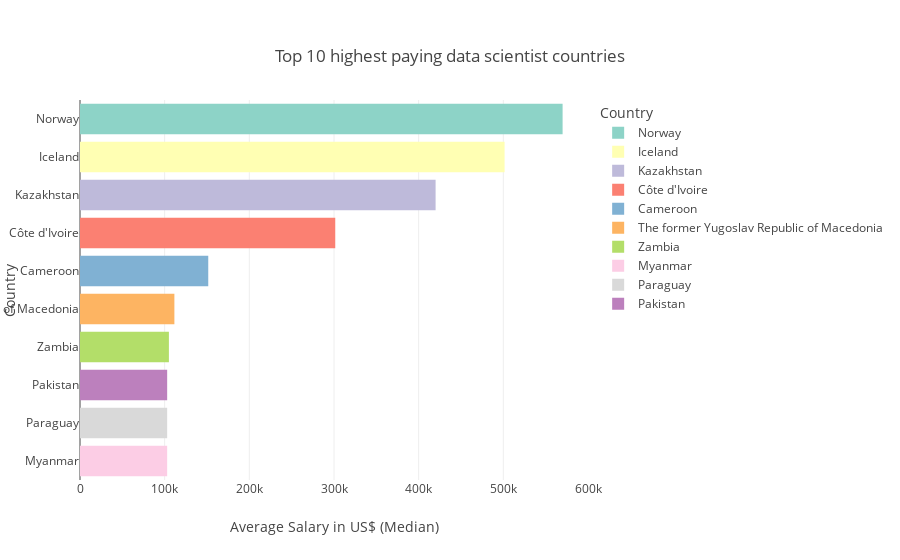

Notebook source saved alongside this figure:
### Code cell
fig = highest_paying_countries(df2021, salary_cap=1000000, top_n=10, name='Median')
fig.show()

### Figure 1 — Plotly figure (JSON) as saved in the notebook; plotly's stock layout.template omitted (floating-point values rounded to 4 significant figures)
{"data": [{"alignmentgroup": "True", "hovertemplate": "Country=%{y}<br>Average Salary in US$ (Median)=%{x}<extra></extra>", "legendgroup": "Norway", "marker": {"color": "rgb(141,211,199)", "pattern": {"shape": ""}}, "name": "Norway", "offsetgroup": "Norway", "orientation": "h", "showlegend": true, "textposition": "auto", "type": "bar", "x": [570000], "xaxis": "x", "y": ["Norway"], "yaxis": "y"}, {"alignmentgroup": "True", "hovertemplate": "Country=%{y}<br>Average Salary in US$ (Median)=%{x}<extra></extra>", "legendgroup": "Iceland", "marker": {"color": "rgb(255,255,179)", "pattern": {"shape": ""}}, "name": "Iceland", "offsetgroup": "Iceland", "orientation": "h", "showlegend": true, "textposition": "auto", "type": "bar", "x": [501500.0], "xaxis": "x", "y": ["Iceland"], "yaxis": "y"}, {"alignmentgroup": "True", "hovertemplate": "Country=%{y}<br>Average Salary in US$ (Median)=%{x}<extra></extra>", "legendgroup": "Kazakhstan", "marker": {"color": "rgb(190,186,218)", "pattern": {"shape": ""}}, "name": "Kazakhstan", "offsetgroup": "Kazakhstan", "orientation": "h", "showlegend": true, "textposition": "auto", "type": "bar", "x": [420000], "xaxis": "x", "y": ["Kazakhstan"], "yaxis": "y"}, {"alignmentgroup": "True", "hovertemplate": "Country=%{y}<br>Average Salary in US$ (Median)=%{x}<extra></extra>", "legendgroup": "Côte d'Ivoire", "marker": {"color": "rgb(251,128,114)", "pattern": {"shape": ""}}, "name": "Côte d'Ivoire", "offsetgroup": "Côte d'Ivoire", "orientation": "h", "showlegend": true, "textposition": "auto", "type": "bar", "x": [301500.0], "xaxis": "x", "y": ["Côte d'Ivoire"], "yaxis": "y"}, {"alignmentgroup": "True", "hovertemplate": "Country=%{y}<br>Average Salary in US$ (Median)=%{x}<extra></extra>", "legendgroup": "Cameroon", "marker": {"color": "rgb(128,177,211)", "pattern": {"shape": ""}}, "name": "Cameroon", "offsetgroup": "Cameroon", "orientation": "h", "showlegend": true, "textposition": "auto", "type": "bar", "x": [151500.0], "xaxis": "x", "y": ["Cameroon"], "yaxis": "y"}, {"alignmentgroup": "True", "hovertemplate": "Country=%{y}<br>Average Salary in US$ (Median)=%{x}<extra></extra>", "legendgroup": "The former Yugoslav Republic of Macedonia", "marker": {"color": "rgb(253,180,98)", "pattern": {"shape": ""}}, "name": "The former Yugoslav Republic of Macedonia", "offsetgroup": "The former Yugoslav Republic of Macedonia", "orientation": "h", "showlegend": true, "textposition": "auto", "type": "bar", "x": [111500.0], "xaxis": "x", "y": ["The former Yugoslav Republic of Macedonia"], "yaxis": "y"}, {"alignmentgroup": "True", "hovertemplate": "Country=%{y}<br>Average Salary in US$ (Median)=%{x}<extra></extra>", "legendgroup": "Zambia", "marker": {"color": "rgb(179,222,105)", "pattern": {"shape": ""}}, "name": "Zambia", "offsetgroup": "Zambia", "orientation": "h", "showlegend": true, "textposition": "auto", "type": "bar", "x": [105000], "xaxis": "x", "y": ["Zambia"], "yaxis": "y"}, {"alignmentgroup": "True", "hovertemplate": "Country=%{y}<br>Average Salary in US$ (Median)=%{x}<extra></extra>", "legendgroup": "Myanmar", "marker": {"color": "rgb(252,205,229)", "pattern": {"shape": ""}}, "name": "Myanmar", "offsetgroup": "Myanmar", "orientation": "h", "showlegend": true, "textposition": "auto", "type": "bar", "x": [103000.0], "xaxis": "x", "y": ["Myanmar"], "yaxis": "y"}, {"alignmentgroup": "True", "hovertemplate": "Country=%{y}<br>Average Salary in US$ (Median)=%{x}<extra></extra>", "legendgroup": "Paraguay", "marker": {"color": "rgb(217,217,217)", "pattern": {"shape": ""}}, "name": "Paraguay", "offsetgroup": "Paraguay", "orientation": "h", "showlegend": true, "textposition": "auto", "type": "bar", "x": [103000.0], "xaxis": "x", "y": ["Paraguay"], "yaxis": "y"}, {"alignmentgroup": "True", "hovertemplate": "Country=%{y}<br>Average Salary in US$ (Median)=%{x}<extra></extra>", "legendgroup": "Pakistan", "marker": {"color": "rgb(188,128,189)", "pattern": {"shape": ""}}, "name": "Pakistan", "offsetgroup": "Pakistan", "orientation": "h", "showlegend": true, "textposition": "auto", "type": "bar", "x": [103000.0], "xaxis": "x", "y": ["Pakistan"], "yaxis": "y"}], "layout": {"barmode": "relative", "legend": {"title": {"text": "Country"}, "tracegroupgap": 0}, "title": {"text": "Top 10 highest paying data scientist countries", "x": 0.5, "xanchor": "center", "yanchor": "top"}, "xaxis": {"anchor": "y", "domain": [0, 1], "title": {"text": "Average Salary in US$ (Median)"}}, "yaxis": {"anchor": "x", "categoryarray": ["Pakistan", "Paraguay", "Myanmar", "Zambia", "The former Yugoslav Republic of Macedonia", "Cameroon", "Côte d'Ivoire", "Kazakhstan", "Iceland", "Norway"], "categoryorder": "total ascending", "domain": [0, 1], "title": {"text": "Country"}}}}
